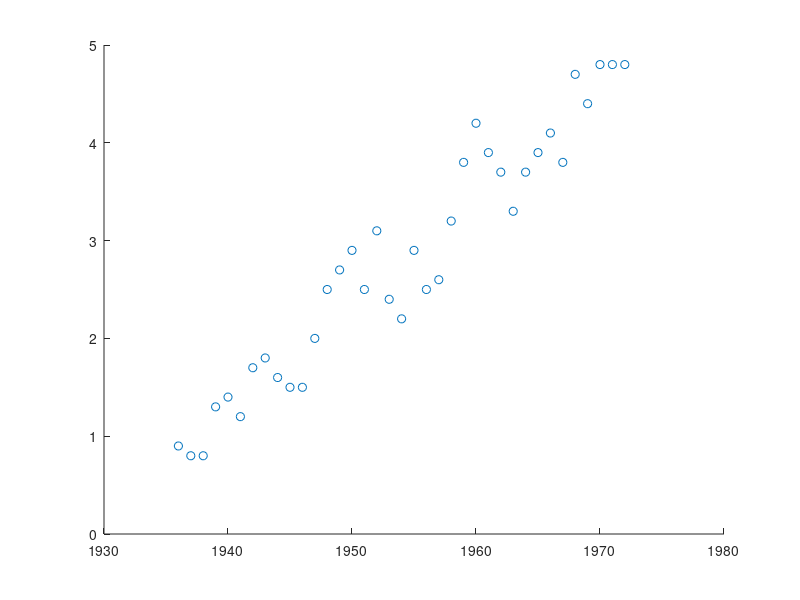

Write MATLAB code to recreate this figure.
%% Generalised Smooth of Melanoma data
clear;
clc;

%% Load the Melanoma data
tempmat = load('melanoma.dat');
    
x  = tempmat(:,2);

y  = tempmat(:,3);

n=length(y);

scatter(x,y)